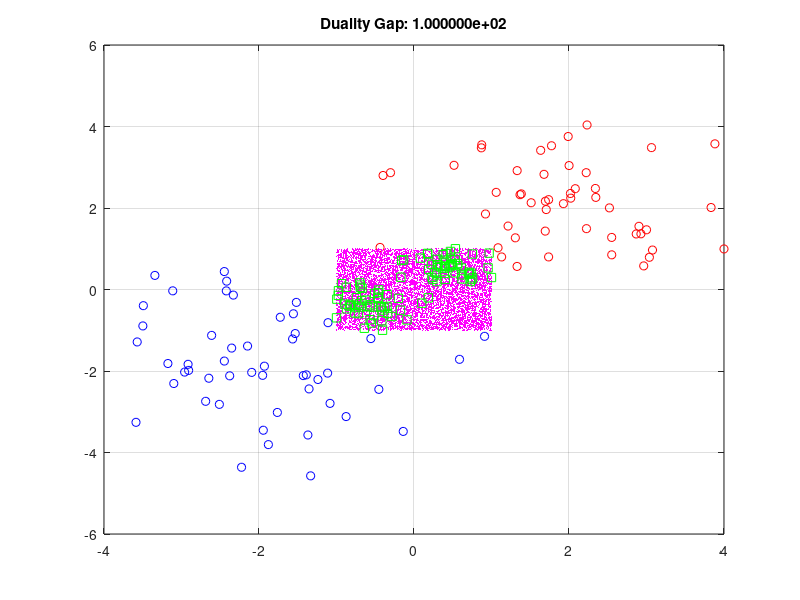

The MATLAB script that drew this image:
clear
close all
clc

%% Support Vector Machines
n = 100;
d = 2;
X = [randn(n/2, d) + 2; randn(n/2, d) - 2];
Y = [ones(n/2, 1); -ones(n/2, 1)];

figure, hold on, box on, grid on
plot(X(Y<0, 1), X(Y<0, 2), 'ob');
plot(X(Y>0, 1), X(Y>0, 2), 'or');

%% Learning phase
% dual formulation: min_alpha .5 * alpha' Q alpha - 1 alpha
% s.t. y'alpha = 0, 0 <= alpha <= C, C has the opposite meaning of lambda
% Q_ij = y_i y_j x'_i x_j
% We use quadprog to solve this problem, which solves quadratic programming
% problems, even if the matlab algorithm doesn't work very well for SVMs
C = 1;
Q = diag(Y) * (X * X') * diag(Y);             % waste of memory but it's faster than two nested loops
alpha = quadprog(Q, -ones(n, 1), [], [], Y', 0, zeros(n, 1), C*ones(n, 1));
w = X' * diag(Y) * alpha;
% The bias is computed only for alpha in (0, C)
i = find(alpha > 0+1e-5 | alpha < C-(+1e-5)); i = i(1);
b = Y(i) - w' * X(i, :)';

%Normalization
for i = 1:d
   mi = min(X(:,i));
   ma = max(X(:,i));
   diff = ma - mi;
   X(:,i) = 2 * (X(:,i) - mi) / diff - 1;
end

%% Classification phase
ns = 10000;
XS = 2 * rand(ns, d) - 1;
YS = XS * w + b;

% Plot
plot(XS(YS<0, 1), XS(YS<0, 2), '.c', 'MarkerSize', 1);
plot(XS(YS>0, 1), XS(YS>0, 2), '.m', 'MarkerSize', 1);
plot(XS(YS<-1, 1), XS(YS<-1, 2), '.b', 'MarkerSize', 1);
plot(XS(YS>+1, 1), XS(YS>+1, 2), '.r', 'MarkerSize', 1);

% I plot the correct points and the ones that lay on the support hyperplanes
plot(X(alpha == 0, 1), X(alpha == 0, 2), 'sg');
plot(X(alpha > 0 & alpha < C, 1), X(alpha > 0 & alpha < C, 2), 'sk');
plot(X(alpha == C, 1), X(alpha == C, 2), 'sy');

% Primal and dual costs
dualcost = -(.5 * alpha' * Q * alpha - ones(n, 1)' * alpha);
primalcost = .5 * w' * w + C * sum(max(0, 1-diag(Y)*(X*w + b)));
dualitygap = abs(dualcost - primalcost);
title(sprintf('Duality Gap: %e', dualitygap));